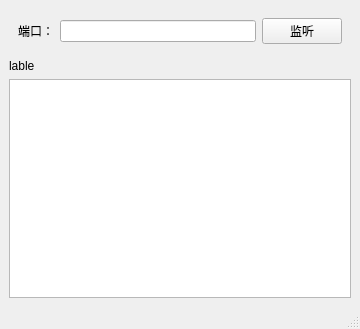
<?xml version="1.0" encoding="UTF-8"?>
<ui version="4.0">
 <class>MainWindow</class>
 <widget class="QMainWindow" name="MainWindow">
  <property name="geometry">
   <rect>
    <x>0</x>
    <y>0</y>
    <width>360</width>
    <height>329</height>
   </rect>
  </property>
  <property name="windowTitle">
   <string>MainWindow</string>
  </property>
  <widget class="QWidget" name="centralwidget">
   <layout class="QVBoxLayout" name="verticalLayout">
    <item>
     <widget class="QWidget" name="widget" native="true">
      <layout class="QHBoxLayout" name="horizontalLayout">
       <item>
        <widget class="QLabel" name="lab_Port">
         <property name="text">
          <string>端口：</string>
         </property>
        </widget>
       </item>
       <item>
        <widget class="QLineEdit" name="lineEdit_port"/>
       </item>
       <item>
        <widget class="QPushButton" name="btn_Monitor">
         <property name="text">
          <string>监听</string>
         </property>
        </widget>
       </item>
      </layout>
     </widget>
    </item>
    <item>
     <widget class="QLabel" name="lab_Video">
      <property name="text">
       <string>lable</string>
      </property>
     </widget>
    </item>
    <item>
     <widget class="QTextEdit" name="messAge"/>
    </item>
   </layout>
  </widget>
  <widget class="QMenuBar" name="menubar">
   <property name="geometry">
    <rect>
     <x>0</x>
     <y>0</y>
     <width>360</width>
     <height>27</height>
    </rect>
   </property>
  </widget>
  <widget class="QStatusBar" name="statusbar"/>
 </widget>
 <resources/>
 <connections/>
</ui>
